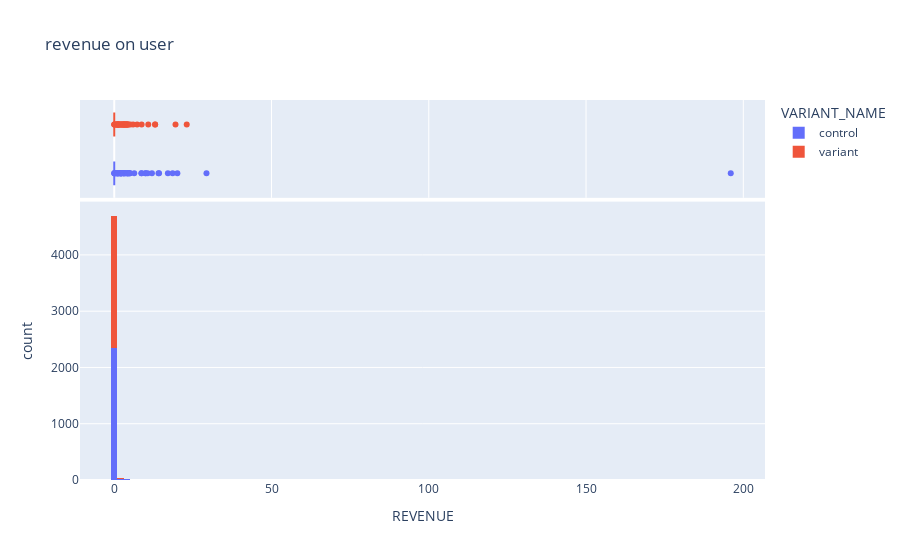

Source (notebook cell):
### Code cell
fig = px.histogram(df_new,
                   x='REVENUE',
                   color = 'VARIANT_NAME',
                   title='revenue on user',
                   marginal = 'box',
                   nbins = 100)

fig.show()

### Figure 1 — Plotly figure (JSON) as saved in the notebook; plotly's stock layout.template omitted (floating-point values rounded to 4 significant figures; data arrays with more than 128 entries replaced by an {"elided": "..."} marker saying what was removed)
{"data": [{"alignmentgroup": "True", "bingroup": "x", "hovertemplate": "VARIANT_NAME=control<br>REVENUE=%{x}<br>count=%{y}<extra></extra>", "legendgroup": "control", "marker": {"color": "#636efa", "pattern": {"shape": ""}}, "name": "control", "nbinsx": 100, "offsetgroup": "control", "orientation": "v", "showlegend": true, "type": "histogram", "x": {"elided": "2390 float values"}, "xaxis": "x", "yaxis": "y"}, {"alignmentgroup": "True", "hovertemplate": "VARIANT_NAME=control<br>REVENUE=%{x}<extra></extra>", "legendgroup": "control", "marker": {"color": "#636efa"}, "name": "control", "notched": true, "offsetgroup": "control", "showlegend": false, "type": "box", "x": {"elided": "2390 float values"}, "xaxis": "x2", "yaxis": "y2"}, {"alignmentgroup": "True", "bingroup": "x", "hovertemplate": "VARIANT_NAME=variant<br>REVENUE=%{x}<br>count=%{y}<extra></extra>", "legendgroup": "variant", "marker": {"color": "#EF553B", "pattern": {"shape": ""}}, "name": "variant", "nbinsx": 100, "offsetgroup": "variant", "orientation": "v", "showlegend": true, "type": "histogram", "x": {"elided": "2393 float values"}, "xaxis": "x", "yaxis": "y"}, {"alignmentgroup": "True", "hovertemplate": "VARIANT_NAME=variant<br>REVENUE=%{x}<extra></extra>", "legendgroup": "variant", "marker": {"color": "#EF553B"}, "name": "variant", "notched": true, "offsetgroup": "variant", "showlegend": false, "type": "box", "x": {"elided": "2393 float values"}, "xaxis": "x2", "yaxis": "y2"}], "layout": {"barmode": "relative", "legend": {"title": {"text": "VARIANT_NAME"}, "tracegroupgap": 0}, "title": {"text": "revenue on user"}, "xaxis": {"anchor": "y", "domain": [0, 1], "title": {"text": "REVENUE"}}, "xaxis2": {"anchor": "y2", "domain": [0, 1], "matches": "x", "showgrid": true, "showticklabels": false}, "yaxis": {"anchor": "x", "domain": [0, 0.7326], "title": {"text": "count"}}, "yaxis2": {"anchor": "x2", "domain": [0.7426, 1], "matches": "y2", "showgrid": false, "showline": false, "showticklabels": false, "ticks": ""}}}
